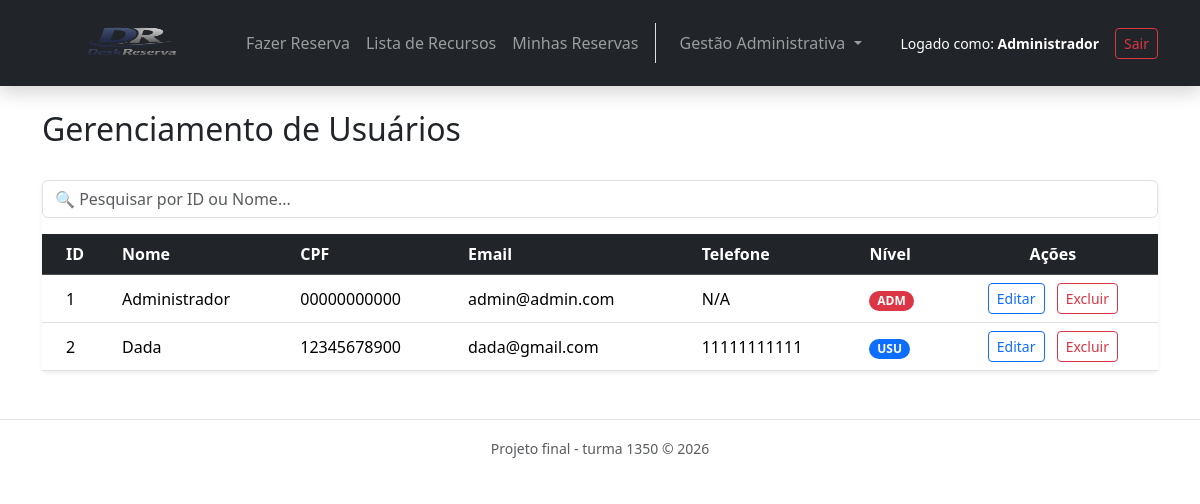
The app's page /index.php?route=admin_users (signed in), older data.
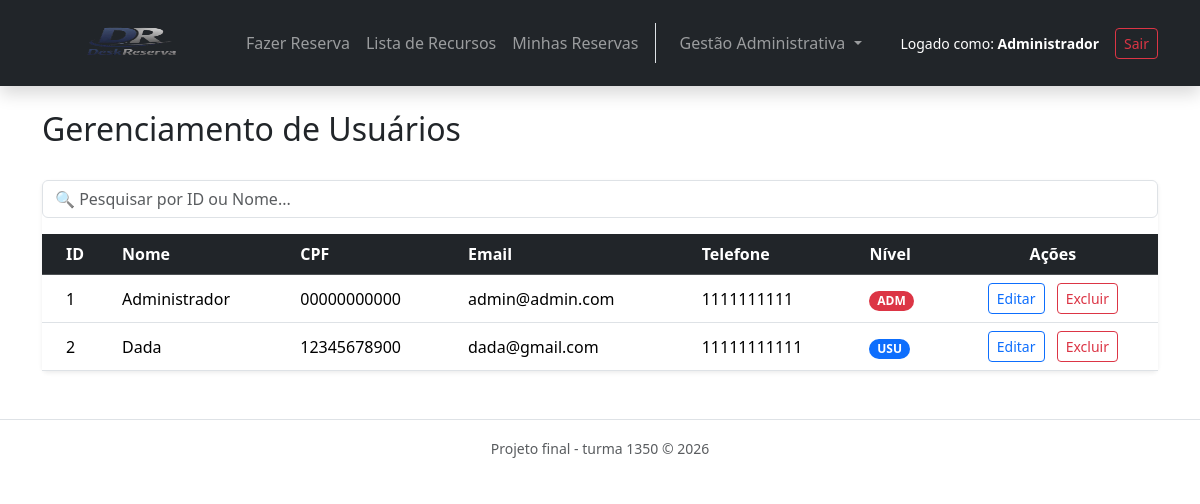
The same page, newer data.
### tables this page shows
CREATE TABLE `user` (
  `user_id` int(11) NOT NULL,
  `name` varchar(100) NOT NULL,
  `cpf` varchar(11) NOT NULL,
  `email` varchar(150) NOT NULL,
  `phone` varchar(20) DEFAULT NULL,
  `password` varchar(255) NOT NULL,
  `user_type` enum('usu','adm') DEFAULT 'usu',
  `reset_token` varchar(255) DEFAULT NULL,
  `reset_expires` datetime DEFAULT NULL,
  `created_at` timestamp NOT NULL DEFAULT current_timestamp()
);

### controllers/AdminController.php (called while the page is built, shortened)
<?php
class AdminController
{
    public function users()
    {
        $db = (new Database())->getConnection();
        $userModel = new User($db);
        $users = $userModel->getAllUsers();
        render_view('admin_users', ['users' => $users]);
    }
}

### classes/User.php (called while the page is built, shortened)
<?php
class User
{
    private $conn;
    public function __construct($db)
    {
        $this->conn = $db;
    }
    public function getAllUsers()
    {
        $result = $this->conn->query("SELECT user_id, name, cpf, email, user_type, phone FROM user");
        return $result->fetch_all(MYSQLI_ASSOC);
    }
}

### views/admin_users.php (the view, shortened to what this page needs)
<div class="container mt-4">
    <div class="d-flex justify-content-between align-items-center mb-4">
        <h2>Gerenciamento de Usuários</h2>
    </div>
    <div class="card shadow-sm border-0">
        <div class="table-responsive">
            <div class="mb-3">
                <input type="text" id="searchInput" class="form-control" placeholder="🔍 Pesquisar por ID ou Nome...">
            </div>
            <table id="tableUsers" class="table table-hover align-middle mb-0">
                <thead class="table-dark">
                    <tr>
                        <th class="ps-4">ID</th>
                        <th>Nome</th>
                        <th>CPF</th>
                        <th>Email</th>
                        <th>Telefone</th>
                        <th>Nível</th>
                        <th class="text-center">Ações</th>
                    </tr>
                </thead>
                <tbody>
                    <?php if (empty($users)): ?>
                        <tr>
                            <td colspan="7" class="text-center py-4 text-muted">Nenhum usuário encontrado</td>
                        </tr>
                    <?php else: ?>
                        <?php foreach ($users as $user): ?>
                            <tr>
                                <td class="ps-4"><?= e($user['user_id']) ?></td>
                                <td><?= e($user['name'] ?? 'N/A') ?></td>
                                <td><?= e($user['cpf'] ?? 'N/A') ?></td>
                                <td><?= e($user['email'] ?? 'N/A') ?></td>
                                <td><?= e($user['phone'] ?? 'N/A') ?></td>
                                <td>
                                    <span class="badge rounded-pill <?= ($user['user_type'] ?? '') === 'adm' ? 'bg-danger' : 'bg-primary' ?>">
                                        <?= strtoupper($user['user_type'] ?? 'USU') ?>
                                    </span>
                                </td>
                                <td class="text-center">
                                    <?php
                                    $meuId = $_SESSION['user_id'] ?? null;
                                    ?>
                                    <a href="<?= BASE_URL ?>/index.php?route=admin_edituser&id=<?= $user['user_id'] ?>"
                                        class="btn btn-sm btn-outline-primary me-2">
                                        Editar
                                    </a>
                                    <?php if ($user['user_id'] != $meuId): ?>
                                        <a href="<?= BASE_URL ?>/index.php?route=admin_deleteuser&id=<?= $user['user_id'] ?>"
                                            class="btn btn-sm btn-outline-danger"
                                            onclick="return confirm('Tem certeza que deseja deletar <?= e($user['name'] ?? 'este usuário') ?>?')">
                                            Excluir
                                        </a>
                                    <?php else: ?>
                                        <span class="text-muted small"><em>(Você)</em></span>
                                    <?php endif; ?>
                                </td>
                            </tr>
                        <?php endforeach; ?>
                    <?php endif; ?>
                </tbody>
            </table>
        </div>
    </div>
</div>

### index.php
<?php
require_once __DIR__ . '/config.php';
$rota = $_GET['route'] ?? 'auth_login';
$partes = explode('_', $rota);
$controllerName = ucfirst($partes[0]) . 'Controller';
$method = $partes[1] ?? 'index';
if (class_exists($controllerName)) {
    $controller = new $controllerName();
    if (method_exists($controller, $method)) {
        $controller->$method();
    } else {
        (new PageController())->index();
    }
} else {
    (new PageController())->index();
}

### config.php (shortened to what this page needs)
<?php
function css($arquivo)
{
    return BASE_URL . "/views/assets/css/" . $arquivo . ".css";
}
function e($valor)
{
    return htmlspecialchars($valor ?? '', ENT_QUOTES, 'UTF-8');
}
spl_autoload_register(function ($nomeClasse) {
    $diretorios = [
        CLASSES_PATH . '/',
        CONTROLLERS_PATH . '/'
    ];
    foreach ($diretorios as $diretorio) {
        $arquivo = $diretorio . $nomeClasse . '.php';
        if (file_exists($arquivo)) {
            return;
        }
    }
});
function render_view($viewName, $data = [], $layout = true)
{
    extract($data);
    $viewFile = VIEWS_PATH . '/' . $viewName . '.php';
    if (file_exists($viewFile)) {
        if ($layout) {
            require_once INCLUDES_PATH . '/header.php';
        }
        require_once $viewFile;
        if ($layout) {
            require_once INCLUDES_PATH . '/footer.php';
        }
    } else {
        if ($viewName === '404') {
            die("Erro crítico: A view de erro '404.php' não foi encontrada na pasta de views.");
        }
        render_view('404', ['slug' => $viewName], $layout);
        exit;
    }
}

### views/includes/header.php (shortened to what this page needs)
<!DOCTYPE html>
<html lang="pt-br">
<head>
    <link rel="stylesheet" href="<?= css('bootstrap') ?>" />
</head>
<body>
    <?php if (isset($_SESSION['user'])): ?>
        <nav class="navbar navbar-expand-lg navbar-dark bg-dark mb-4 shadow">
            <div class="container">
                <a class="navbar-brand" href="index.php?route=profile">
                    <img src="<?= BASE_URL ?>/views/assets/uploads/logo.png" style="max-height: 60px; width: 180px;"> </a>
                <div class="collapse navbar-collapse" id="navbarNav">
                    <ul class="navbar-nav me-auto">
                        <li class="nav-item">
                            <a class="nav-link" href="index.php?route=reservation_create">Fazer Reserva</a>
                        </li>
                        <li class="nav-item">
                            <a class="nav-link" href="index.php?route=list">Lista de Recursos</a>
                        </li>
                        <li class="nav-item">
                            <a class="nav-link" href="index.php?route=reservation_index">Minhas Reservas</a>
                        </li>
                        <?php if ($_SESSION['user']['user_type'] == 'dire' || $_SESSION['user']['user_type'] == 'adm'): ?>
                            <li class="nav-item dropdown border-start ms-lg-2 ps-lg-3">
                                <a class="nav-link dropdown-toggle" href="#" id="adminDropdown" role="button" data-bs-toggle="dropdown" aria-expanded="false">
                                    Gestão Administrativa
                                </a>
                            </li>
                        <?php endif; ?>
                    </ul>
                    <div class="navbar-nav ms-auto align-items-center">
                        <span class="navbar-text me-3 text-white small">
                            Logado como: <strong><?= htmlspecialchars($_SESSION['user']['name']) ?></strong>
                        </span>
                        <a href="<?= BASE_URL ?>/index.php?route=auth_logout" class="btn btn-outline-danger btn-sm">Sair</a>
                    </div>
                </div>
            </div>
        </nav>
    <?php endif; ?>
    <main>

### views/includes/footer.php (shortened to what this page needs)
</main>
<footer class="footer mt-5 py-3 bg-white border-top text-center text-muted">
    <div class="container">
        <small>Projeto final - turma 1350 &copy; 2026</small>
    </div>
</footer>
</body>
</html>

Row changes from the older to the newer data that the page shows:
changed user "Administrador": phone "N/A" → "1111111111"
